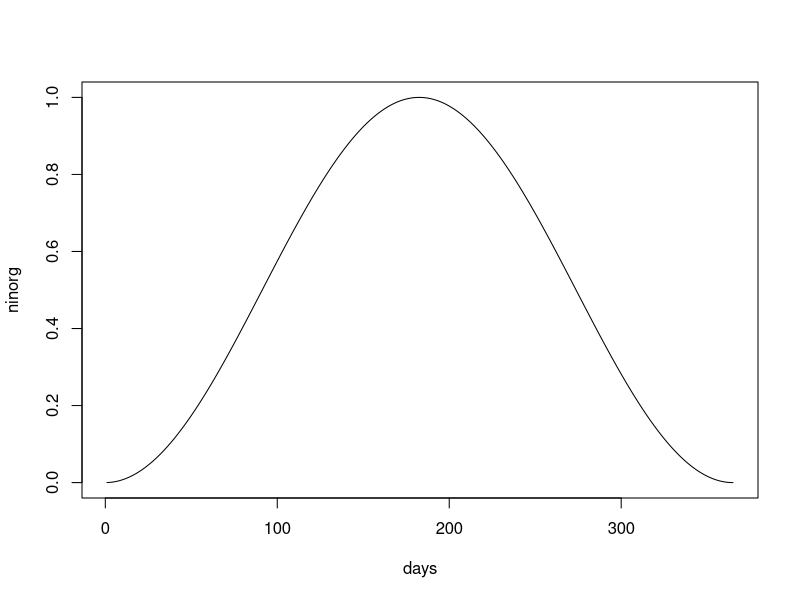

Recreate this plot in R.
sin_season <- function(day){
  sea <- 1/2* (sin( (2* pi* day/365) + 1.5*pi ) + 1)
  return(sea)
}

gauss_season <- function(day) {
  k <- 60
  sea <- exp(-(day-ndayyear/2)^2/(2*k^2))
}

ndayyear <- 365
days <- seq(1,ndayyear,1)
# ninorg <- sapply( days, FUN=sin_season )
ninorg <- sapply( days, FUN=sin_season )

# shift_range <- seq(1,ndayyear,1)
shift_range <- 0
tba <- rep(NA,length(shift_range))
nup <- rep(NA,length(shift_range))
psi <- array(NA,dim=c(ndayyear,length(shift_range)))

plot( days, ninorg, type="l" )

for (idx in 1:length(shift_range)){

  croot <- sapply( days-shift_range[idx], FUN=sin_season )
  # croot <- rep(0.5,ndayyear)

  ## total below-ground allocation
  y <- 0.25
  r <- 0.1
  e <- 0.2
  k <- 1/ndayyear
  Q <- 1

  resp_grow <- rep(0,ndayyear)
  resp_main <- rep(0,ndayyear)
  export    <- rep(0,ndayyear)
  growth    <- rep(0,ndayyear)

  growth[1] <- croot[1]
  resp_grow[1] <- y * growth[1]
  resp_main[1] <- r * croot[1]
  export[1] <- e * croot[1]

  for (i in 2:ndayyear){

    ## growth
    growth[i] <- croot[i] - (croot[i-1] - k * croot[i-1])

    ## growth respiration
    resp_grow[i] <- y * growth[i]

    ## maintenance respiration
    resp_main[i] <- r * croot[i]

    ## export (exudation)
    export[i] <- e * croot[i]

  }

  ## total below-ground allocation
  tba[idx] <- sum( growth + resp_grow + resp_main + export )

  ## N uptake
  nup[idx] <- sum( Q * croot * ninorg )

  ## cost of N uptake
  psi[,idx] <- 1 / ( Q * ninorg )


  # Kc <- 2
  # Kn <- 1 
  # Cacq <- Kc * croot
  # Nacq <- Kn * Kc * Cacq * ninorg


# plot(  days, ninorg, type="l", ylim=c(0,1) )
# lines( days, croot, col="red" )
}

print( paste( "maximum TBA     ", max(tba) ) )
print( paste( "maximum N uptake", max(nup) ) )


# plot(  shift_range, nup, type="l" )
# lines( shift_range, tba, col="red")

# plot( 1:ndayyear, psi[,1], type="l", ylim=c(0,1000) )
# abline( h=10, col="red" )

